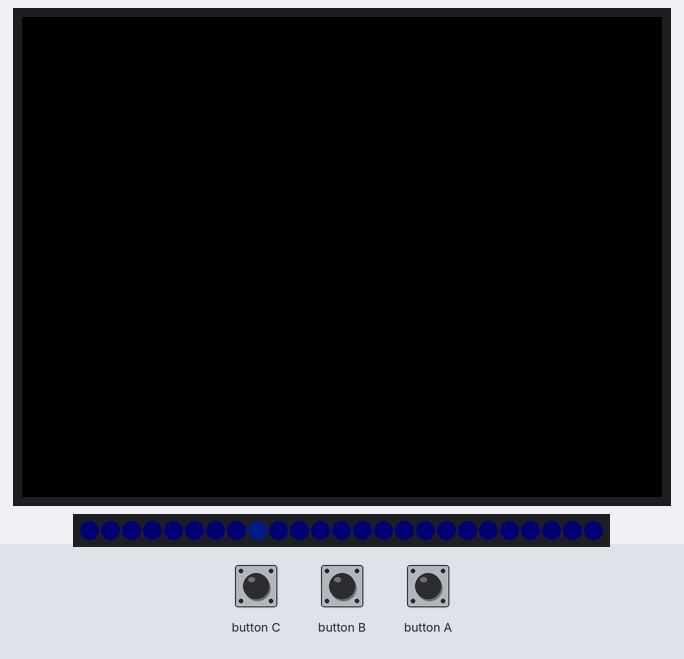
A sketch run on a simulated ESP32. Shown: 320×240 colour display, 25 RGB LEDs in strip order, left to right. Inputs (shaded band) come from the test bench. Dim RGB values are drawn brighter than linear; random numbers use the default seed unless the sketch sets one; what the sketch prints to the serial monitor is not drawn.

Above: at 1.3 s.
1.4 s: button A pressed for 0.15 s
Timing chart, 0 to 4.4 s (numbered marks = the images above; inputs shaded):
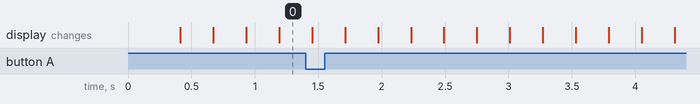

The sketch:

grok_companion.ino
```cpp
#include <M5Unified.h>
#include <Adafruit_NeoPixel.h>

#define LED_PIN 27
#define NUM_LEDS 25
#define GRID_SIZE 5

#define ACTIVE_BRIGHTNESS 28
#define SAFE_BRIGHTNESS 12

#define IDLE_STEP_MS 260

Adafruit_NeoPixel strip(NUM_LEDS, LED_PIN, NEO_GRB + NEO_KHZ800);

enum Status : char {
  STATUS_IDLE = 'I',
  STATUS_WORKING = 'W',
  STATUS_SUCCESS = 'S',
  STATUS_ERROR = 'E',
};

Status currentStatus = STATUS_IDLE;
uint8_t animFrame = 0;
uint32_t lastAnimMs = 0;
uint32_t lastIdleStepMs = 0;

int8_t dotX = 2;
int8_t dotY = 2;
int8_t targetX = 0;
int8_t targetY = 0;

const uint8_t PATTERN_CHECK[25] = {
  0, 0, 0, 0, 0,
  0, 0, 1, 0, 0,
  0, 1, 1, 1, 0,
  0, 0, 1, 0, 0,
  0, 1, 0, 0, 0,
};

const uint8_t PATTERN_X[25] = {
  1, 0, 0, 0, 1,
  0, 1, 0, 1, 0,
  0, 0, 1, 0, 0,
  0, 1, 0, 1, 0,
  1, 0, 0, 0, 1,
};

uint32_t colorRgb(uint8_t r, uint8_t g, uint8_t b) {
  return strip.Color(r, g, b);
}

uint8_t pixelIndex(uint8_t x, uint8_t y) {
  return y * GRID_SIZE + x;
}

void clearMatrix() {
  for (uint8_t i = 0; i < NUM_LEDS; i++) {
    strip.setPixelColor(i, 0);
  }
  strip.show();
}

void drawPattern(const uint8_t pattern[25], uint32_t onColor) {
  for (uint8_t i = 0; i < NUM_LEDS; i++) {
    strip.setPixelColor(i, pattern[i] ? onColor : 0);
  }
  strip.show();
}

int8_t randomGridPos() {
  return (int8_t)random(0, GRID_SIZE);
}

void pickNewIdleTarget() {
  int8_t nextX;
  int8_t nextY;
  do {
    nextX = randomGridPos();
    nextY = randomGridPos();
  } while (nextX == dotX && nextY == dotY);
  targetX = nextX;
  targetY = nextY;
}

void resetIdleWander() {
  dotX = 2;
  dotY = 2;
  targetX = randomGridPos();
  targetY = randomGridPos();
  if (targetX == dotX && targetY == dotY) {
    pickNewIdleTarget();
  }
  lastIdleStepMs = millis();
}

void drawIdleWander() {
  strip.setBrightness(SAFE_BRIGHTNESS);
  uint32_t dimBlue = colorRgb(0, 6, 20);
  uint32_t brightBlue = colorRgb(0, 48, 210);

  for (uint8_t y = 0; y < GRID_SIZE; y++) {
    for (uint8_t x = 0; x < GRID_SIZE; x++) {
      uint8_t idx = pixelIndex(x, y);
      if ((int8_t)x == dotX && (int8_t)y == dotY) {
        strip.setPixelColor(idx, brightBlue);
      } else {
        strip.setPixelColor(idx, dimBlue);
      }
    }
  }
  strip.show();
}

void drawWorking(uint8_t frame) {
  strip.setBrightness(ACTIVE_BRIGHTNESS);
  clearMatrix();
  uint32_t orange = colorRgb(255, 90, 0);
  uint8_t pos = frame % NUM_LEDS;
  strip.setPixelColor(pos, orange);
  if (pos > 0) {
    strip.setPixelColor(pos - 1, colorRgb(80, 30, 0));
  } else {
    strip.setPixelColor(NUM_LEDS - 1, colorRgb(80, 30, 0));
  }
  strip.show();
}

void applyStatus(Status status) {
  currentStatus = status;
  animFrame = 0;
  lastAnimMs = millis();

  switch (status) {
    case STATUS_IDLE:
      resetIdleWander();
      drawIdleWander();
      break;
    case STATUS_WORKING:
      strip.setBrightness(ACTIVE_BRIGHTNESS);
      drawWorking(0);
      break;
    case STATUS_SUCCESS:
      strip.setBrightness(ACTIVE_BRIGHTNESS);
      drawPattern(PATTERN_CHECK, colorRgb(0, 220, 40));
      break;
    case STATUS_ERROR:
      strip.setBrightness(ACTIVE_BRIGHTNESS);
      drawPattern(PATTERN_X, colorRgb(220, 20, 20));
      break;
  }
}

void updateIdleAnimation() {
  uint32_t now = millis();
  if (now - lastIdleStepMs < IDLE_STEP_MS) {
    return;
  }
  lastIdleStepMs = now;

  if (dotX == targetX && dotY == targetY) {
    pickNewIdleTarget();
  }

  if (dotX < targetX) {
    dotX++;
  } else if (dotX > targetX) {
    dotX--;
  }

  if (dotY < targetY) {
    dotY++;
  } else if (dotY > targetY) {
    dotY--;
  }

  drawIdleWander();
}

void updateAnimation() {
  if (currentStatus == STATUS_IDLE) {
    updateIdleAnimation();
    return;
  }

  if (currentStatus == STATUS_WORKING) {
    uint32_t now = millis();
    if (now - lastAnimMs >= 90) {
      lastAnimMs = now;
      animFrame++;
      drawWorking(animFrame);
    }
  }
}

void handleSerial() {
  while (Serial.available() > 0) {
    char cmd = Serial.read();
    if (cmd == STATUS_IDLE || cmd == STATUS_WORKING || cmd == STATUS_SUCCESS || cmd == STATUS_ERROR) {
      applyStatus(static_cast<Status>(cmd));
    }
  }
}

void setup() {
  auto cfg = M5.config();
  M5.begin(cfg);
  Serial.begin(115200);
  randomSeed(esp_random());

  strip.begin();
  clearMatrix();
  applyStatus(STATUS_IDLE);
}

void loop() {
  M5.update();
  handleSerial();
  updateAnimation();

  if (M5.BtnA.wasPressed()) {
    Serial.println("BUTTON_PRESSED");
  }
}
```
